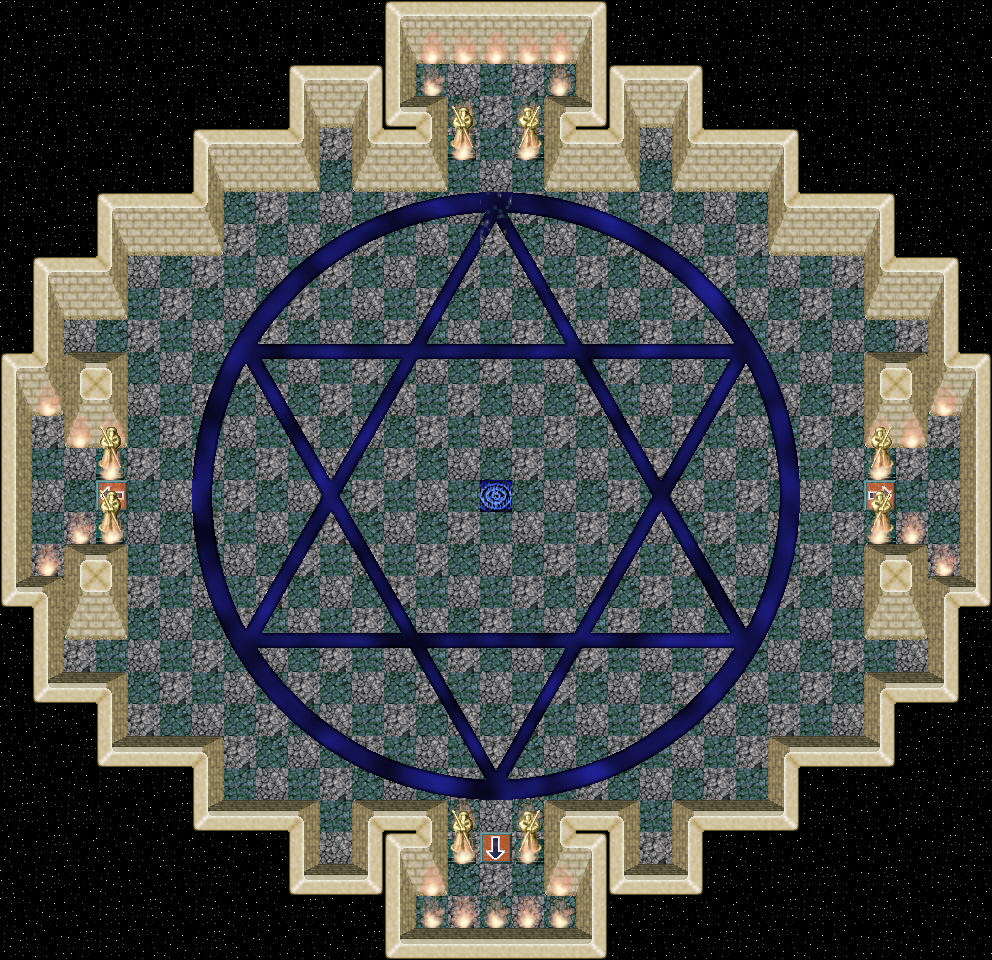

Below is a game level as drawn by its tile map, then a one-line description and the .tmx that defines it (tile-layer data replaced by summaries):
An orthogonal 31x30 tile map with 32x32 px tiles, 5 tile layers (0_floor, 1_terrain, 2_object, 3_roof, ...), 3 hidden layers not drawn, 12 tilesets.

<map version="1.8" tiledversion="1.8.5" orientation="orthogonal" renderorder="right-down" width="31" height="30" tilewidth="32" tileheight="32" infinite="0" nextlayerid="9" nextobjectid="1">
 <tileset firstgid="1" name="collision" tilewidth="32" tileheight="32" tilecount="1" columns="1">
  <image source="../../tileset/logic/collision.png" width="32" height="32" />
 </tileset>
 <tileset firstgid="2" name="protection" tilewidth="32" tileheight="32" tilecount="2" columns="2">
  <image source="../../tileset/logic/protection.png" width="64" height="32" />
 </tileset>
 <tileset firstgid="4" name="ground\cobblestones" tilewidth="32" tileheight="32" tilecount="4" columns="2">
  <image source="../../tileset/ground/cobblestones.png" width="64" height="64" />
 </tileset>
 <tileset firstgid="8" name="ground\indoor\blue_green" tilewidth="32" tileheight="32" tilecount="4" columns="2">
  <image source="../../tileset/ground/indoor/blue_green.png" width="64" height="64" />
 </tileset>
 <tileset firstgid="12" name="building\castle" tilewidth="32" tileheight="32" tilecount="320" columns="20">
  <image source="../../tileset/building/castle.png" width="640" height="512" />
 </tileset>
 <tileset firstgid="332" name="building\decoration\arrows" tilewidth="32" tileheight="32" tilecount="4" columns="2">
  <image source="../../tileset/building/decoration/arrows.png" width="64" height="64" />
 </tileset>
 <tileset firstgid="336" name="building\decoration\floor_sparkle" tilewidth="32" tileheight="32" tilecount="18" columns="3">
  <image source="../../tileset/building/decoration/floor_sparkle.png" width="96" height="192" />
 </tileset>
 <tileset firstgid="354" name="ground\hexagramm" tilewidth="32" tileheight="32" tilecount="722" columns="19">
  <image source="../../tileset/ground/hexagramm.png" width="608" height="1216" />
 </tileset>
 <tileset firstgid="1076" name="sky\stars" tilewidth="32" tileheight="32" tilecount="6" columns="3">
  <image source="../../tileset/sky/stars.png" width="96" height="64" />
 </tileset>
 <tileset firstgid="1082" name="statue/warlock" tilewidth="32" tileheight="32" tilecount="4" columns="2">
  <image source="../../tileset/item/statue/warlock.png" width="64" height="64" />
 </tileset>
 <tileset firstgid="1086" name="portal" tilewidth="32" tileheight="32" tilecount="24" columns="8">
  <image source="../../tileset/logic/portal.png" width="256" height="96" />
 </tileset>
 <tileset firstgid="1110" name="furniture/light/flames" tilewidth="32" tileheight="32" tilecount="6" columns="6">
  <image source="../../tileset/furniture/light/flames.png" width="192" height="32" />
 </tileset>
 <layer id="1" name="0_floor" width="31" height="30">
  <data>[930 cells, 930 non-empty, 13 distinct tile ids]</data>
 </layer>
 <layer id="2" name="1_terrain" width="31" height="30">
  <data>[930 cells, 437 non-empty, 248 distinct tile ids]</data>
 </layer>
 <layer id="3" name="2_object" width="31" height="30">
  <data>[930 cells, 185 non-empty, 19 distinct tile ids]</data>
 </layer>
 <layer id="4" name="3_roof" width="31" height="30">
  <data>[930 cells, 13 non-empty, 2 distinct tile ids]</data>
 </layer>
 <layer id="5" name="4_roof_add" width="31" height="30">
  <data>[930 cells, 8 non-empty, 2 distinct tile ids]</data>
 </layer>
 <layer id="6" name="objects" width="31" height="30" visible="0">
  <data>[930 cells, 6 non-empty, 1 distinct tile ids]</data>
 </layer>
 <layer id="7" name="collision" width="31" height="30" visible="0" opacity="0.34">
  <data>[930 cells, 463 non-empty, 1 distinct tile ids]</data>
 </layer>
 <layer id="8" name="protection" width="31" height="30" visible="0" opacity="0.27">
  <data>[930 cells, 930 non-empty, 1 distinct tile ids]</data>
 </layer>
</map>
